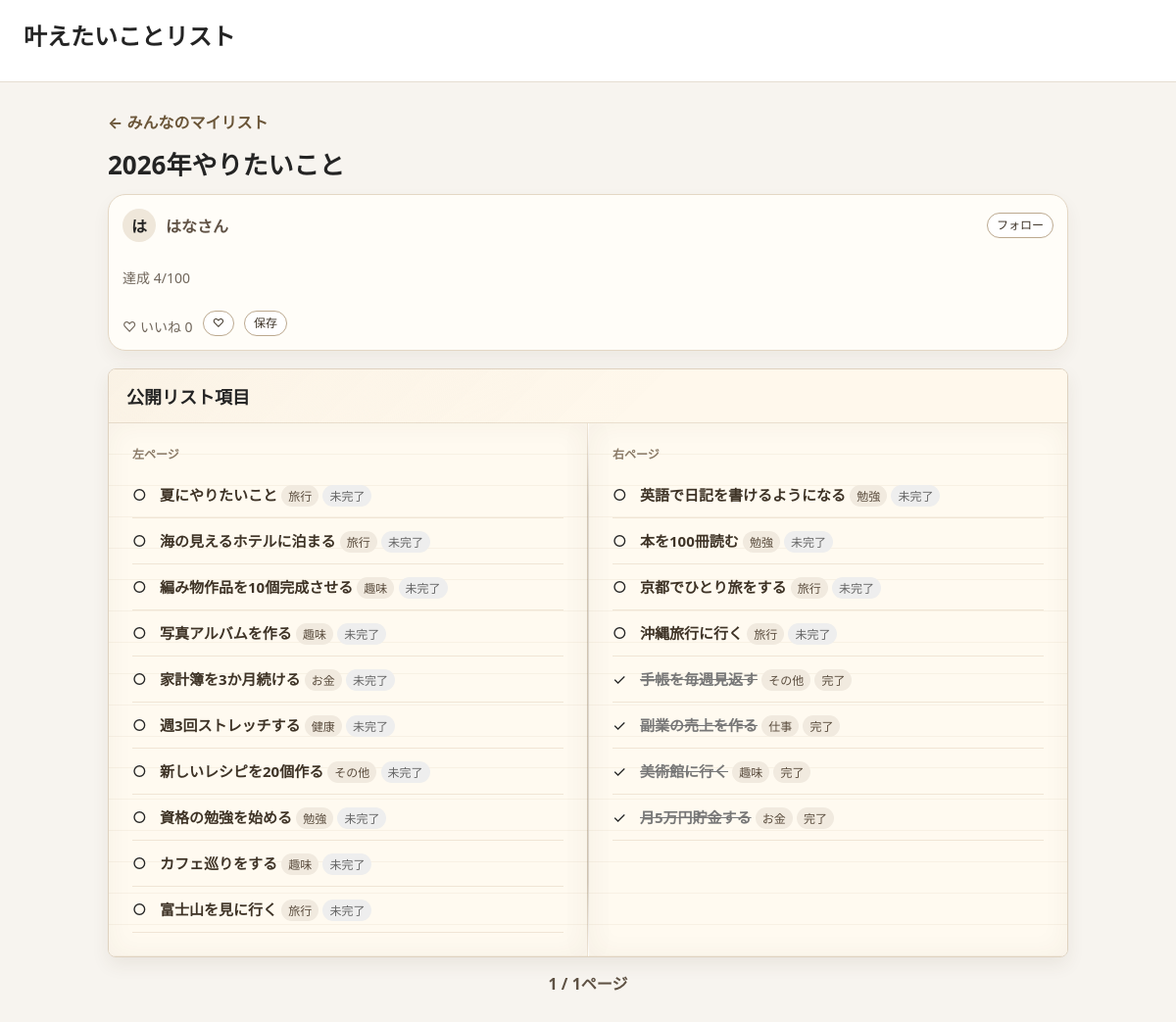
Page /public-list/1/ (signed in) on the committed database.
### goals/models.py (models this page shows, shortened)
class YearPlan(models.Model):
    TARGET_CHOICES = GoalSetting.TARGET_CHOICES
    user = models.ForeignKey(
        settings.AUTH_USER_MODEL,
        verbose_name="ユーザー",
        on_delete=models.CASCADE,
        related_name="year_plans",
    )
    year = models.PositiveIntegerField("Year")
    list_title = models.CharField("リスト名", max_length=120, blank=True)
    target_count = models.PositiveIntegerField("Target count", choices=TARGET_CHOICES, default=100)
    is_public = models.BooleanField("この年のリストを公開する", default=False)
    updated_at = models.DateTimeField(auto_now=True)
    class Meta:
        ordering = ["-year"]

class Profile(models.Model):
    user = models.OneToOneField(settings.AUTH_USER_MODEL, on_delete=models.CASCADE)
    display_name = models.CharField("表示名", max_length=80, blank=True)
    bio = models.TextField("自己紹介", blank=True)
    icon = models.ImageField("プロフィールアイコン", upload_to="profile_icons/", blank=True, null=True)

class YearlyGoal(models.Model):
    CATEGORY_CHOICES = [
        ("travel", "旅行"),
        ("beauty", "美容"),
        ("study", "勉強"),
        ("work", "仕事"),
        ("hobby", "趣味"),
        ("health", "健康"),
        ("money", "お金"),
        ("other", "その他"),
    ]
    user = models.ForeignKey(
        settings.AUTH_USER_MODEL,
        verbose_name="ユーザー",
        on_delete=models.CASCADE,
        blank=True,
        null=True,
        related_name="yearly_goals",
    )
    year_plan = models.ForeignKey(
        YearPlan,
        verbose_name="マイリスト",
        on_delete=models.CASCADE,
        blank=True,
        null=True,
        related_name="goals",
    )
    title = models.CharField("やりたいこと", max_length=200)
    description = models.TextField("メモ", blank=True)
    category = models.CharField("カテゴリ", max_length=20, choices=CATEGORY_CHOICES, default="other")
    planned_date = models.DateField("予定日", blank=True, null=True)
    completed_date = models.DateField("完了日", blank=True, null=True)
    is_done = models.BooleanField("達成済み", default=False)
    is_public = models.BooleanField("公開する", default=False)
    item_is_public = models.BooleanField("この項目を公開する", default=True)
    created_at = models.DateTimeField(auto_now_add=True)
    updated_at = models.DateTimeField(auto_now=True)
    class Meta:
        ordering = ["is_done", "-created_at"]

### goals/views.py (the view)
# urls.py: path("public-list/<int:pk>/", views.public_list_detail, name="public_list_detail"),
def public_list_detail(request, pk):
    plan = get_object_or_404(
        YearPlan.objects.filter(is_public=True).select_related("user", "user__profile").annotate(
            public_goal_count=Count("goals", filter=Q(goals__item_is_public=True)),
        ).filter(public_goal_count__gt=0),
        pk=pk,
    )
    groups = build_public_list_groups([plan], request.user, request=request)
    if not groups:
        return redirect("goals:public_goal_list")
    return render(request, "goals/public_list_detail.html", {"group": groups[0]})

### goals/views.py (called while the page is built)
def progress_percent(done_count, total_count):
    if total_count <= 0:
        return 0
    return min(round(done_count / total_count * 100), 100)

### goals/templates/goals/public_list_detail.html (shortened to what this page needs)
{% extends "goals/base.html" %}
{% block content %}
<div class="public-detail-nav">
    <a href="{% url 'goals:public_goal_list' %}">← みんなのマイリスト</a>
</div>
<div class="page-title public-detail-title-row">
    <h2>{{ group.list_title }}</h2>
</div>
<section class="public-detail-summary">
    <div class="public-owner-row">
        <a class="avatar public-avatar-link" href="{% url 'goals:profile_detail' group.user.username %}" aria-label="{{ group.display_name }}さんのプロフィール">
            {% if group.user.profile.icon %}
                <img src="{{ group.user.profile.icon.url }}" alt="">
            {% else %}
                {{ group.display_name|slice:":1" }}
            {% endif %}
        </a>
        <span class="public-owner-name">{{ group.display_name }}さん</span>
        {% if group.can_react %}
            <form method="post" action="{% url 'goals:toggle_follow' group.user.username %}">
                <button class="button small-button pill-button" type="submit">
                    {% if group.is_following %}フォロー中{% else %}フォロー{% endif %}
                </button>
            </form>
        {% elif not user.is_authenticated and group.user %}
            <form method="post" action="{% url 'goals:toggle_follow' group.user.username %}">
                {% csrf_token %}
                <button class="button small-button pill-button" type="submit">フォロー</button>
            </form>
        {% endif %}
    </div>
    <p class="meta">達成 {{ group.done_count }}/{{ group.target_count }}</p>
    <div class="public-reaction-row">
        <span class="meta">♡ いいね {{ group.like_count }}</span>
        {% if group.can_react %}
            <form method="post" action="{% url 'goals:toggle_like_list' group.plan.pk %}">
                <button class="button small-button pill-button" type="submit">
                    {% if group.is_liked %}♡ 済み{% else %}♡{% endif %}
                </button>
            </form>
            <form method="post" action="{% url 'goals:toggle_saved_list' group.plan.pk %}">
                <button class="button small-button pill-button" type="submit">
                    {% if group.is_saved %}保存済み{% else %}保存{% endif %}
                </button>
            </form>
        {% endif %}
    </div>
</section>
<section class="public-notebook book">
    <header class="public-notebook-header">
        <h3>公開リスト項目</h3>
    </header>
    <div class="spread book-spread">
        <div class="page book-page">
            <p class="page-label">左ページ</p>
            {% for goal in group.left_goals %}
                {% include "goals/partials/public_list_goal_row.html" with goal=goal group=group hide_item_actions=True %}
            {% empty %}
                <p class="meta">項目はありません。</p>
            {% endfor %}
        </div>
        <div class="page book-page">
            <p class="page-label">右ページ</p>
            {% for goal in group.right_goals %}
                {% include "goals/partials/public_list_goal_row.html" with goal=goal group=group hide_item_actions=True %}
            {% empty %}
                <p class="meta">項目はありません。</p>
            {% endfor %}
        </div>
    </div>
</section>
<nav class="public-page-control">
    <span>{{ group.list_current_page }} / {{ group.list_total_pages }}ページ</span>
</nav>
{% endblock %}

### goals/templates/goals/partials/public_list_goal_row.html (shortened to what this page needs)
<div class="public-goal-row note-line {% if goal.is_done %}done{% endif %}">
    <span class="goal-mark">{% if goal.is_done %}✓{% else %}○{% endif %}</span>
    <div class="public-goal-main">
        <span class="public-goal-title">{{ goal.title }}</span>
        <span class="status-pill">{{ goal.get_category_display }}</span>
        <span class="status-pill {% if not goal.is_done %}private{% endif %}">
            {% if goal.is_done %}完了{% else %}未完了{% endif %}
        </span>
    </div>
</div>

### goals/templates/goals/public_list_detail.html (style rules this page uses)
.public-detail-nav { margin-bottom: 12px; }
.public-detail-nav a { color: #6a5538; font-weight: 700; text-decoration: none; }
.public-detail-title-row { display: grid; grid-template-columns: minmax(0, 1fr) auto; gap: 14px; align-items: start; margin-bottom: 12px; }
.public-detail-title-row h2 { margin: 0; }
.public-owner-row { display: grid; grid-template-columns: auto minmax(0, 1fr) auto; gap: 10px; align-items: center; margin-bottom: 10px; }
.public-owner-name { color: #5f5144; font-weight: 700; }
.public-avatar-link { color: inherit; text-decoration: none; }
.public-detail-summary { display: grid; gap: 10px; margin-bottom: 18px; border: 1px solid #e4d7c4; border-radius: 18px; background: #fffdf8; padding: 14px; box-shadow: 0 8px 18px rgba(76, 57, 33, 0.06); }
.public-reaction-row { display: flex; flex-wrap: wrap; gap: 10px; align-items: center; }
.public-reaction-row form { margin: 0; }
.public-reaction-row .button, .public-owner-row .button { white-space: nowrap; }
.public-notebook { border: 1px solid #dfd2c0; border-radius: 8px; background: #fffdf8; box-shadow: 0 8px 18px rgba(77, 61, 42, 0.08); overflow: hidden; }
.public-notebook-header { display: flex; align-items: center; justify-content: space-between; gap: 12px; padding: 14px 18px; border-bottom: 1px solid #eadfce; background: #fff8ec; }
.public-notebook-header h3 { margin: 0; font-size: 18px; }
.spread { display: grid; grid-template-columns: minmax(0, 1fr) minmax(0, 1fr); background: linear-gradient(90deg, transparent calc(50% - 1px), #eadfce calc(50% - 1px), #eadfce calc(50% + 1px), transparent calc(50% + 1px)); }
.page { min-height: 170px; padding: 16px 18px 18px; }
.page-label { margin: 0 0 10px; color: #8a7a67; font-size: 12px; font-weight: 700; }
.public-goal-row { display: grid; grid-template-columns: 20px minmax(0, 1fr); gap: 8px; align-items: center; padding: 7px 0; border-bottom: 1px solid #f0e8dc; }
.public-goal-title { font-weight: 600; }
.public-goal-row.done .public-goal-title { color: #777; text-decoration: line-through; }
.public-page-control { display: flex; gap: 10px; align-items: center; justify-content: center; margin-top: 14px; color: #5e5143; font-weight: 700; }

### rows in the picture
YearPlan: list_title "2026年やりたいこと"
Profile: display_name "は", display_name "はな"
YearlyGoal: title "夏にやりたいこと", category "旅行", is_done "未完了"
YearlyGoal: title "海の見えるホテルに泊まる", category "旅行", is_done "未完了"
YearlyGoal: title "編み物作品を10個完成させる", category "趣味", is_done "未完了"
YearlyGoal: title "写真アルバムを作る", category "趣味", is_done "未完了"
YearlyGoal: title "家計簿を3か月続ける", category "お金", is_done "未完了"
YearlyGoal: title "週3回ストレッチする", category "健康", is_done "未完了"
YearlyGoal: title "新しいレシピを20個作る", category "その他", is_done "未完了"
YearlyGoal: title "資格の勉強を始める", category "勉強", is_done "未完了"
YearlyGoal: title "カフェ巡りをする", category "趣味", is_done "未完了"
YearlyGoal: title "富士山を見に行く", category "旅行", is_done "未完了"
YearlyGoal: title "英語で日記を書けるようになる", category "勉強", is_done "未完了"
YearlyGoal: title "本を100冊読む", category "勉強", is_done "未完了"
YearlyGoal: title "京都でひとり旅をする", category "旅行", is_done "未完了"
YearlyGoal: title "沖縄旅行に行く", category "旅行", is_done "未完了"
YearlyGoal: title "手帳を毎週見返す", category "その他", is_done "完了"
YearlyGoal: title "副業の売上を作る", category "仕事", is_done "完了"
YearlyGoal: title "美術館に行く", category "趣味", is_done "完了"
YearlyGoal: title "月5万円貯金する", category "お金", is_done "完了"

### other values in the picture
{{ group.done_count }} "4"
{{ group.target_count }} "100"
{{ group.like_count }} "0"
{{ group.list_current_page }} "1"
{{ group.list_total_pages }} "1"
